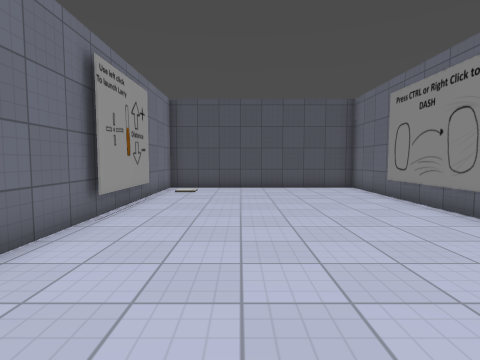
View 1 (above)

12 first-person views from a walk through a Godot game level. The camera is 1.3 m above the floor, tilts 4° down and sees 80° across. Doors that lead somewhere are drawn open, without their leaves. The floor is counted in squares, 1 m on a side. Each view is taken from the middle of a square. On the plan, view 1 faces up. The plan holds only what a view shows up to about 13 squares ahead; the rest is blank. Some surface patterns are stand-ins.

View 2
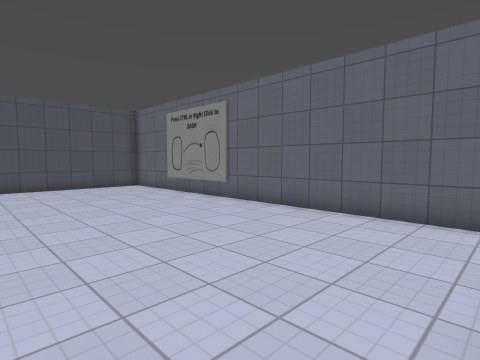

View 3
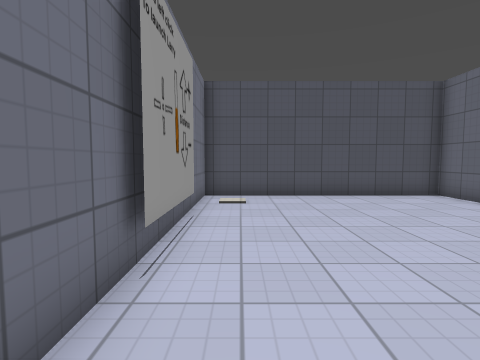

View 4
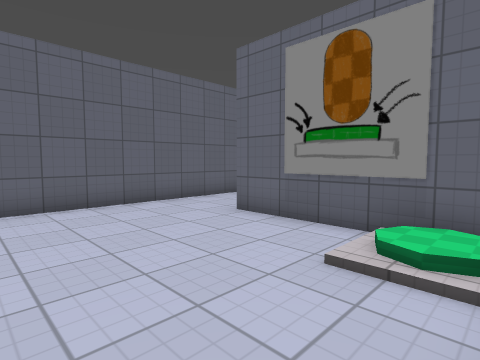

View 5
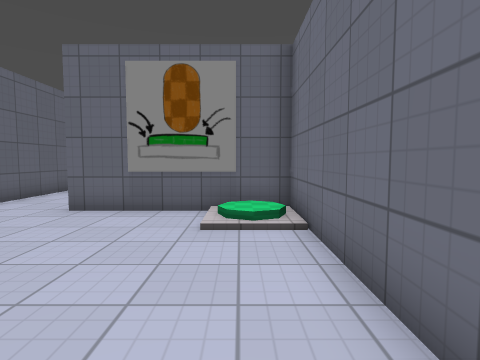

View 6
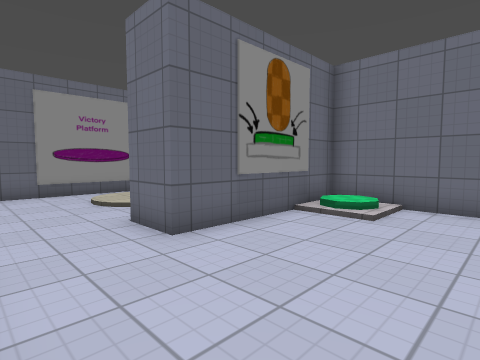

View 7
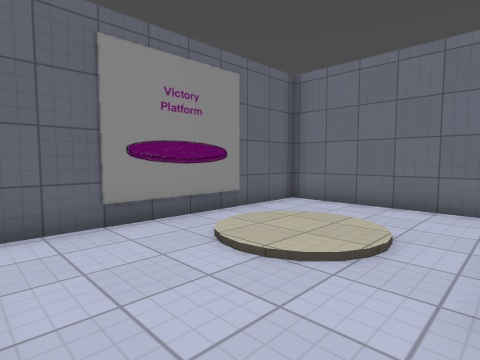

View 8
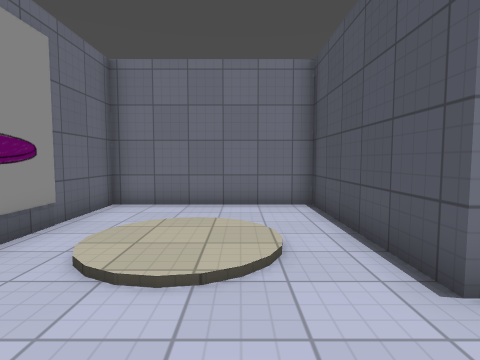

View 9
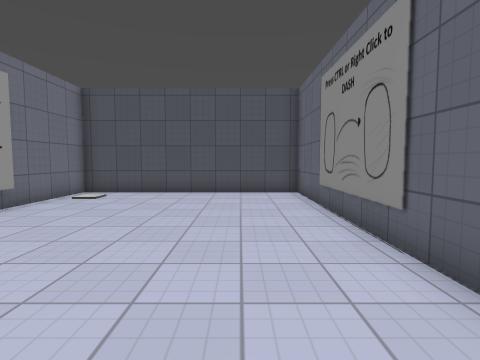

View 10
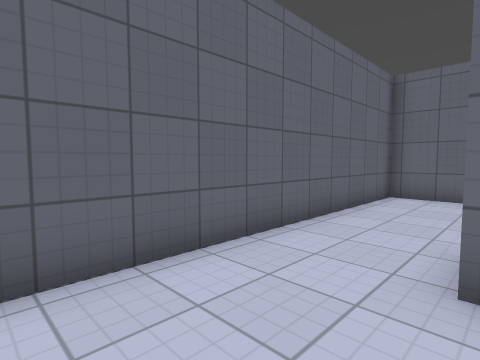

View 11
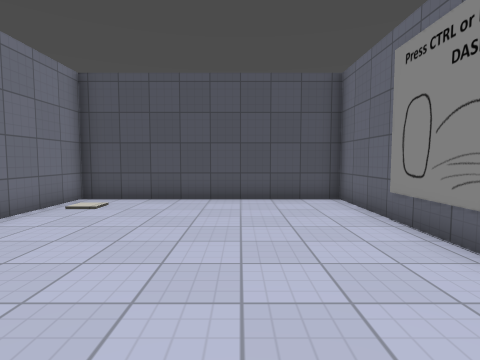

View 12
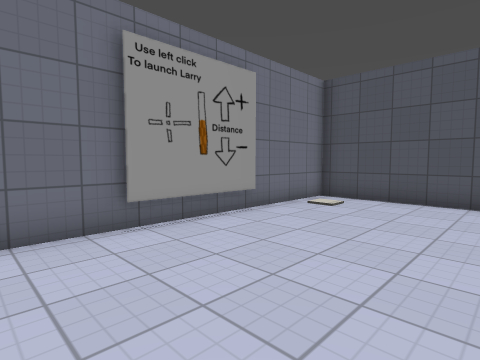

### Floor plan
Key: @ floor where view 1 was taken; # wall or solid block; . main floor; : floor 0.25 m higher than the main floor; / step, stairs or slope; D open door.
Columns run from 4 left of view 1 to 6 right of it. Each row starts with its distance up from view 1.
 14 ###########
 13 #.........#
 12 #.........#
 11 #.........#
 10 #.........#
  9 #.........#
  8 #.........#
  7 #.........#
  6 #.........#
  5 #.........#
  4 #.........#
  3 #.........#
  2 #.........#
  1 #.........#
  0 #//.@.....#
 -1 #/:.......#
 -2 #//....DDD#
 -3 #######DDD#
 -4 #######...#
 -5 #.........#
 -6 #...::/...#
 -7 #../::/...#
 -8 #...///...#
 -9 #.........#
-10 ###########

Where each view was taken, in squares from view 1:
view 1: 0 up, 0 right, facing up
view 2: 2 down, 2 left, facing up-right
view 3: 3 up, 2 left, facing up
view 4: 3 up, 3 left, facing down-right
view 5: 5 up, 2 left, facing down
view 6: 2 up, 5 right, facing down-left
view 7: 4 down, 5 right, facing down-left
view 8: 6 down, 5 right, facing left
view 9: 2 up, 3 right, facing up
view 10: 1 up, 2 right, facing down-right
view 11: 4 up, 2 right, facing up
view 12: 4 up, 2 right, facing up-left
